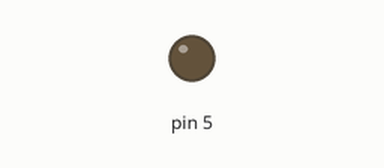
Recording of a sketch running on a simulated Arduino Uno, built with avr-gcc and run on an emulated ATmega328P. On the bench: output pins drawn as LEDs (lit = HIGH).

Above: at 0.05 s.
At 0.3 s:
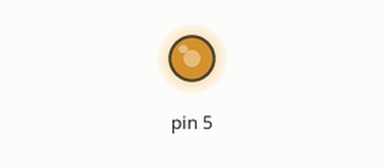
At 7.2 s:
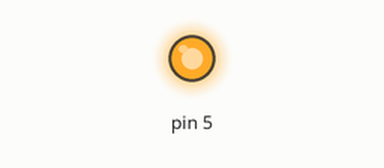
Timing chart, 0 to 9.5 s (numbered marks = the images above):
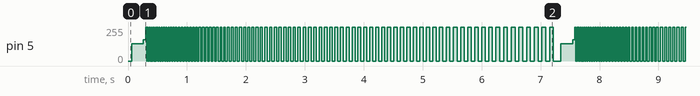

Measured:
- by itself, pin 5: moves between 0/255 and 255/255, repeating every 7.3 s

The sketch:

ir_transmit.ino
```cpp
void setup() {
  pinMode(5, OUTPUT);
  pinMode(7, INPUT);

  Serial.begin(9600);
}

void loop() {
  //delay(300);
  //int val = digitalRead(7);
  //Serial.println(val);

  send_char(1);
  send_char(2);
  send_char(3);
  send_char(4);
  send_char(5);
  send_char(6);
  send_char(7);
  send_char(8);
  send_char(9);
  send_char(10);
  send_char(11);
  send_char(12);
  send_char(13);
}

void send_char(char c){
  for(int i = 0; i < 8; ++i){
    disp_char(c);
  }
}

void disp_char(char c){
  digitalWrite(5, HIGH);
  delay(c*5);

  digitalWrite(5, LOW);
  delay(c*5);
}
```
